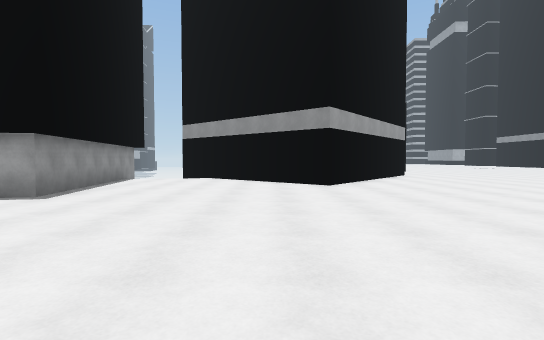
View 1 (above)

22 first-person views from a walk through a scene from a Unity 3-D project. The camera is 1.3 m above the floor, tilts 2° down and sees 85° across. The floor is counted in squares, 2 m on a side. Each view is taken from the middle of a square. On the plan, view 1 faces up. The plan holds only what a view shows up to about 9 squares ahead; the rest is blank. The place goes on beyond the plan. The player is left out. Surface patterns are stand-ins for the level's own textures.

View 2
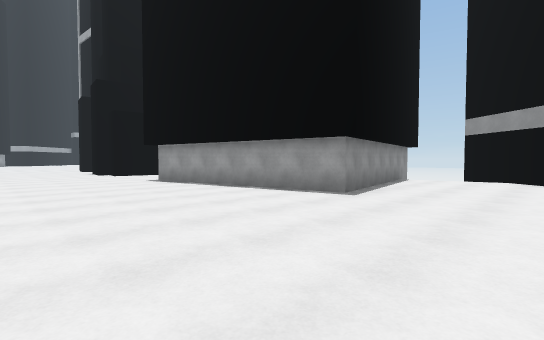

View 3
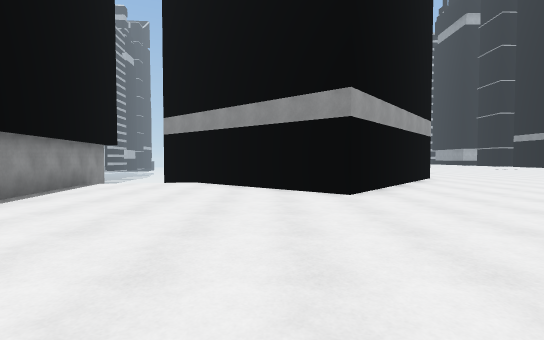

View 4
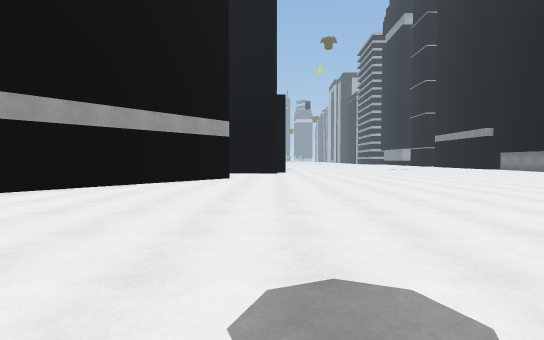

View 5
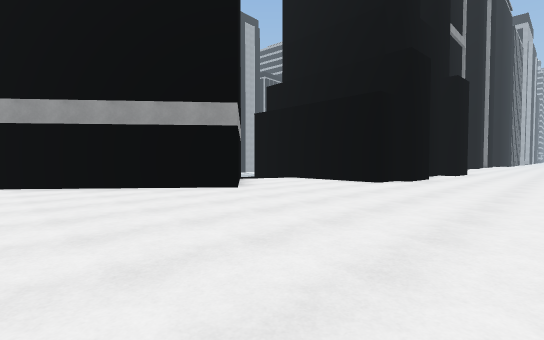

View 6
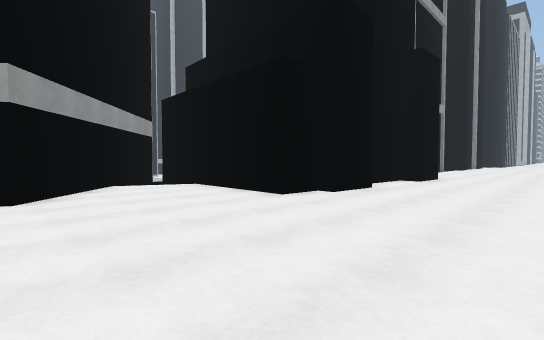

View 7
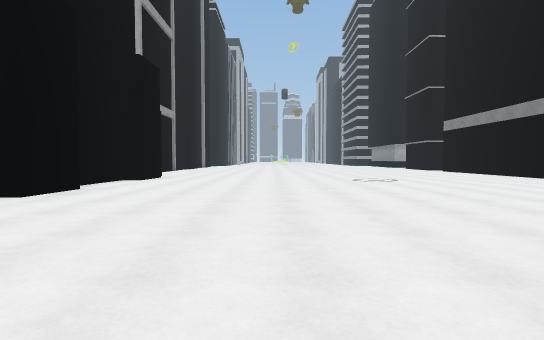

View 8
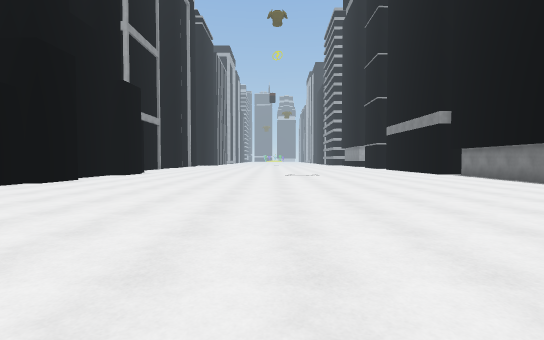

View 9
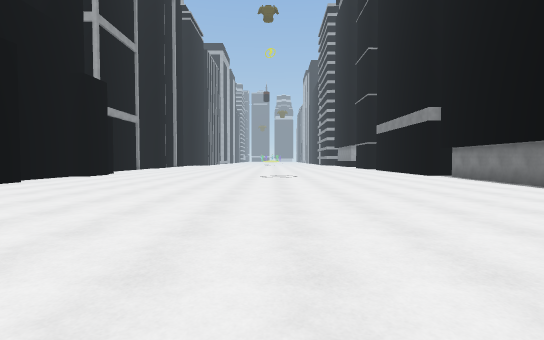

View 10
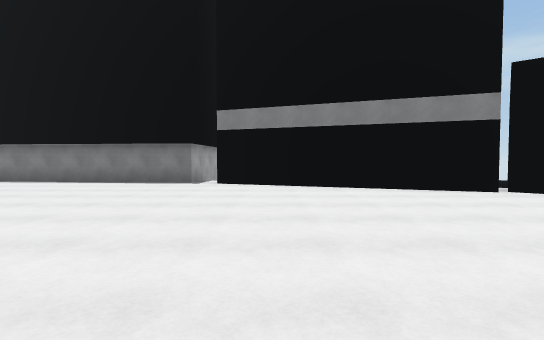

View 11
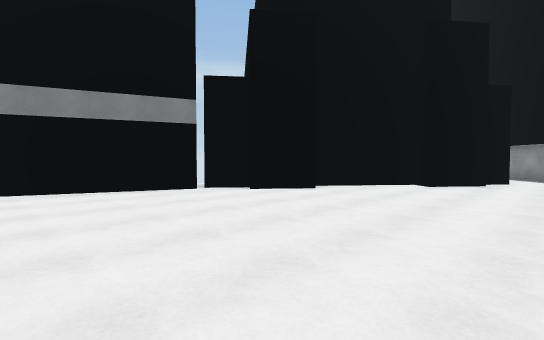

View 12
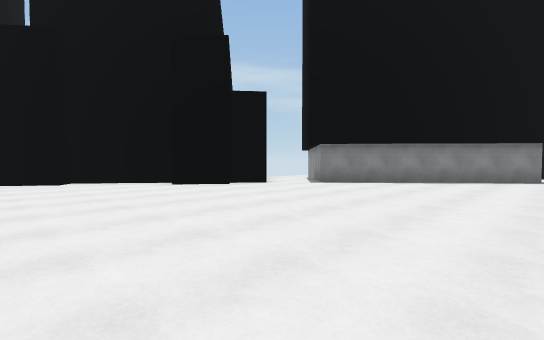

View 13
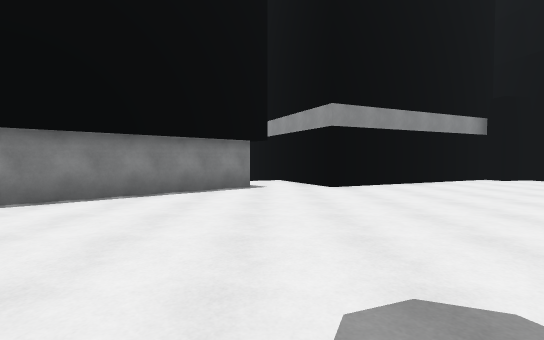

View 14
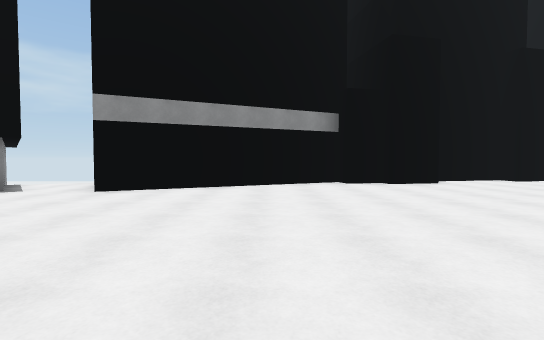

View 15
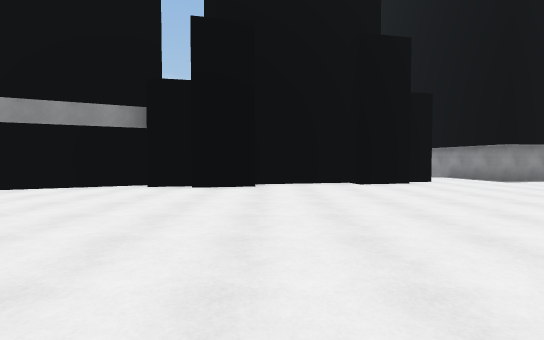

View 16
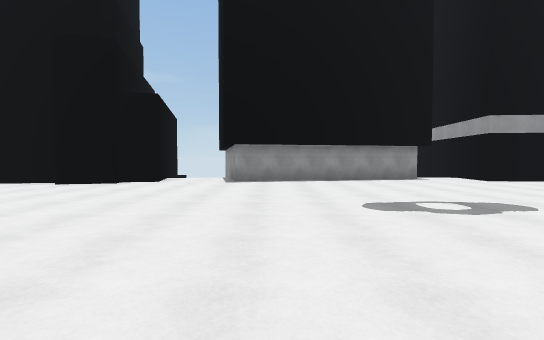

View 17
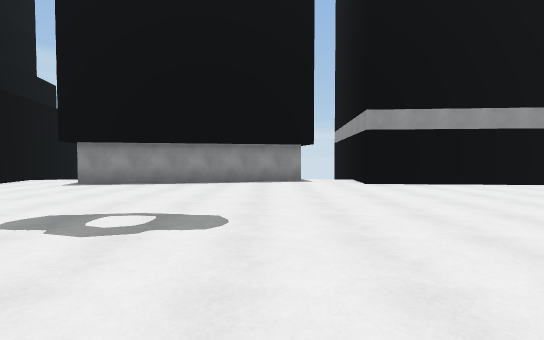

View 18
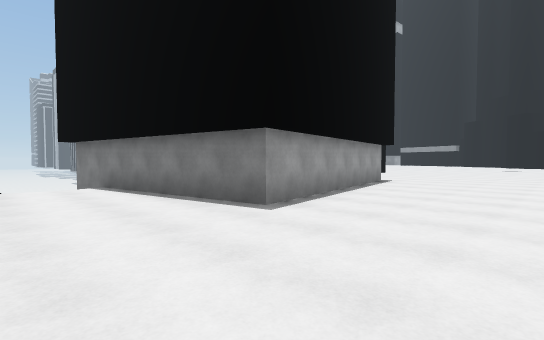

View 19
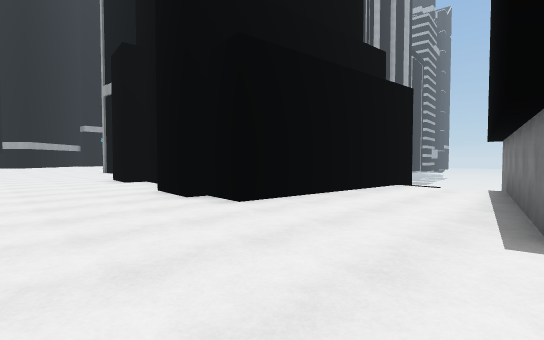

View 20
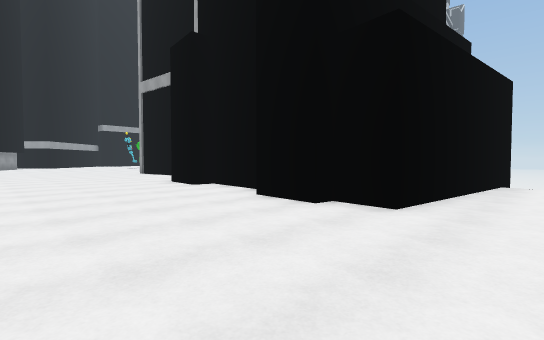

View 21
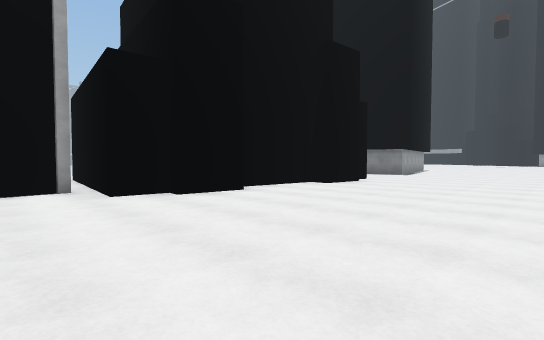

View 22
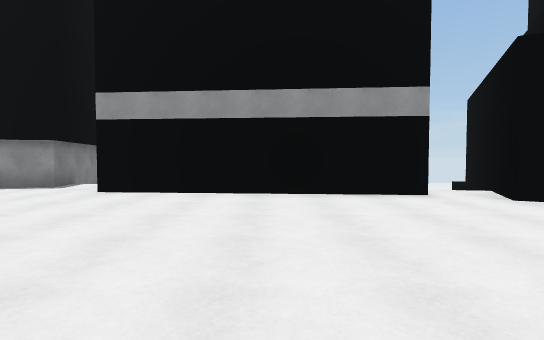

### Floor plan
Points are (right, up) in squares from view 1. A wall is a line through its corners. A room is listed if a view was taken in it or the views show most of it. See-through windows are left out.
Room 1 (views 1, 2, 3, 4, 5, 6, 7, 8, 9, 10, 11, 12, 13, 14, 15, 16, 17, 18, 19, 20, 21, 22)
walls: (-5.1, 11.1) (-4.1, 5.1) (-10.1, 4.1) (-10.9, 8.8); (-0.1, -5.3) (0.9, -5); (1.7, 15.5) (5.5, 12.4) (1.4, 7.4) (-2.8, 11); (1.1, -5.6) (6.6, -3) (7, -3.8); (-1.6, -5.3) (-0.1, -5); (8.5, -3.1) (13.1, 0.9) (13.8, 0.1); (14.1, 2.1) (14.8, 3); (14.4, 3.2) (15.3, 4.3) (15.7, 3.9) (17.5, 6.2) (17.1, 6.5) (18, 7.8); (-13.2, 7.4) (-13.4, 5.5); (-6.4, -8.1) (-6.7, -6.7) (-5.7, -6.5) (-5.8, -6.1) (-4.3, -5.8) (-4.2, -6.4) (-1.5, -5.8); (7.8, 18.6) (7.7, 17.1) (7.3, 17.1) (7.2, 16.1) (2.5, 16.3); (-14.8, 3.6) (-16.1, 3.7) (-16.1, 4.3) (-18.8, 4.6) (-18.9, 4) (-20.4, 4.1) (-20.3, 4.5) (-21.4, 4.6) (-21.2, 7); (7.3, 21) (7.2, 19.4); (18.3, 7.4) (19, 8.3); (7.9, 21.7) (7.9, 21.2); (18.9, 8.4) (21.1, 14.6); (-14.5, -10) (-14.9, -8) (-8.8, -6.7); (-21.6, 5.9) (-22.8, 5.8); (22.1, 15.4) (21.3, 15.4) (21.8, 21.1); (-22.9, -6.4) (-16.5, -6.9) (-16.6, -8); (-24.3, -5.5) (-23.8, -5.7) (-24.5, -7.1)
ways out: opening at (-12.5, 8.5); opening at (8, -3)

Where each view was taken, in squares from view 1:
view 1: 0 up, 0 right, facing up
view 2: 0 up, 1 left, facing up-left
view 3: 2 up, 0 right, facing up
view 4: 2 up, 7 right, facing up
view 5: 8 up, 11 right, facing up-left
view 6: 12 up, 11 right, facing up-left
view 7: 12 up, 12 right, facing up
view 8: 9 up, 14 right, facing up
view 9: 10 up, 15 right, facing up
view 10: 13 up, 13 right, facing right
view 11: 12 up, 13 right, facing down-right
view 12: 8 up, 8 right, facing down-right
view 13: 4 up, 8 right, facing down
view 14: 3 up, 3 right, facing down
view 15: 2 up, 2 left, facing down
view 16: 2 up, 10 left, facing down
view 17: 1 up, 14 left, facing down
view 18: 1 up, 13 left, facing up-right
view 19: 1 up, 10 left, facing up-left
view 20: 0 up, 12 left, facing up-left
view 21: 1 down, 23 left, facing up-right
view 22: 1 down, 20 left, facing down
